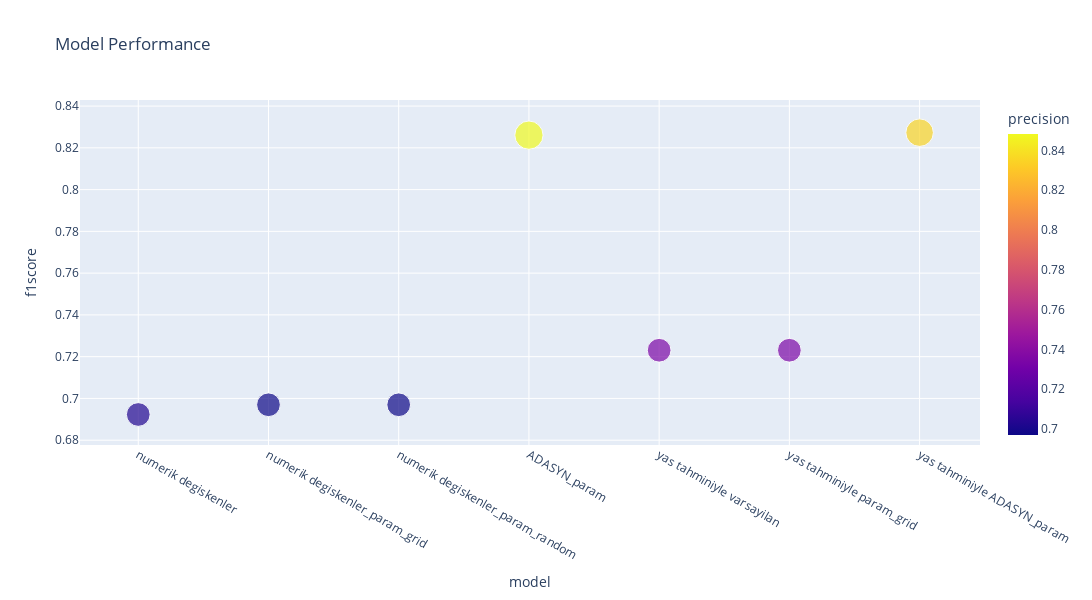

The notebook cell this image was saved under:
### Markdown cell above
- Plotly model performans grafigi.

### Code cell
fig = px.scatter(performance_df, x='model', y='f1score', size='support_ratio',
                 color='precision', title='Model Performance', width=1200, height=600)
fig.show()

### Figure 1 — Plotly figure (JSON) as saved in the notebook; plotly's stock layout.template omitted (floating-point values rounded to 4 significant figures)
{"data": [{"hovertemplate": "model=%{x}<br>f1score=%{y}<br>support_ratio=%{marker.size}<br>precision=%{marker.color}<extra></extra>", "legendgroup": "", "marker": {"color": [0.7031, 0.697, 0.697, 0.8482, 0.7344, 0.7344, 0.8349], "coloraxis": "coloraxis", "size": [0.3687, 0.3687, 0.3687, 0.5244, 0.3687, 0.3687, 0.4978], "sizemode": "area", "sizeref": 0.001311, "symbol": "circle"}, "mode": "markers", "name": "", "showlegend": false, "type": "scatter", "x": ["numerik degiskenler", "numerik degiskenler_param_grid", "numerik degiskenler_param_random", "ADASYN_param", "yas tahminiyle varsayilan", "yas tahminiyle param_grid", "yas tahminiyle ADASYN_param"], "xaxis": "x", "y": [0.6923, 0.697, 0.697, 0.8261, 0.7231, 0.7231, 0.8273], "yaxis": "y"}], "layout": {"coloraxis": {"colorbar": {"title": {"text": "precision"}}, "colorscale": [[0, "#0d0887"], [0.1111, "#46039f"], [0.2222, "#7201a8"], [0.3333, "#9c179e"], [0.4444, "#bd3786"], [0.5556, "#d8576b"], [0.6667, "#ed7953"], [0.7778, "#fb9f3a"], [0.8889, "#fdca26"], [1, "#f0f921"]]}, "height": 600, "legend": {"itemsizing": "constant", "tracegroupgap": 0}, "title": {"text": "Model Performance"}, "width": 1200, "xaxis": {"anchor": "y", "autorange": true, "domain": [0, 1], "range": [-0.4343, 6.449], "title": {"text": "model"}, "type": "category"}, "yaxis": {"anchor": "x", "autorange": true, "domain": [0, 1], "range": [0.6777, 0.843], "title": {"text": "f1score"}, "type": "linear"}}}
